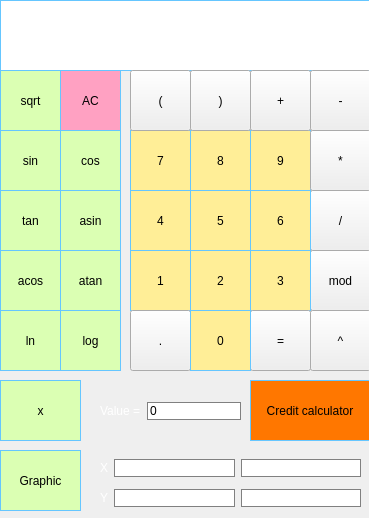
<?xml version="1.0" encoding="UTF-8"?>
<ui version="4.0">
 <class>MainWindow</class>
 <widget class="QMainWindow" name="MainWindow">
  <property name="geometry">
   <rect>
    <x>0</x>
    <y>0</y>
    <width>369</width>
    <height>518</height>
   </rect>
  </property>
  <property name="windowTitle">
   <string>MainWindow</string>
  </property>
  <widget class="QWidget" name="centralwidget">
   <widget class="QPushButton" name="pushButton_7">
    <property name="geometry">
     <rect>
      <x>130</x>
      <y>130</y>
      <width>61</width>
      <height>61</height>
     </rect>
    </property>
    <property name="styleSheet">
     <string notr="true">QPushButton {
	border: 1px solid rgb(101, 198, 255);
	color: black;
	background-color: rgb(255, 238, 151);
}
QPushButton:pressed {
	background-color: qlineargradient(x1: 0, y1:0, x2: 0, y2: 1, stop: 0 #ffc400, stop: 1 #ffff00);
}</string>
    </property>
    <property name="text">
     <string>7</string>
    </property>
   </widget>
   <widget class="QLabel" name="label">
    <property name="geometry">
     <rect>
      <x>0</x>
      <y>0</y>
      <width>371</width>
      <height>71</height>
     </rect>
    </property>
    <property name="font">
     <font>
      <family>Apple Symbols</family>
      <pointsize>24</pointsize>
      <bold>false</bold>
     </font>
    </property>
    <property name="styleSheet">
     <string notr="true">QLabel {
	border: 1px solid rgb(101, 198, 255);
	color: black;
	background-color: rgb(255, 255, 255);
}</string>
    </property>
    <property name="text">
     <string/>
    </property>
    <property name="alignment">
     <set>Qt::AlignRight|Qt::AlignTrailing|Qt::AlignVCenter</set>
    </property>
   </widget>
   <widget class="QPushButton" name="pushButton_8">
    <property name="geometry">
     <rect>
      <x>190</x>
      <y>130</y>
      <width>61</width>
      <height>61</height>
     </rect>
    </property>
    <property name="styleSheet">
     <string notr="true">QPushButton {
	border: 1px solid rgb(101, 198, 255);
	color: black;
	background-color: rgb(255, 238, 151);
}
QPushButton:pressed {
	background-color: qlineargradient(x1: 0, y1:0, x2: 0, y2: 1, stop: 0 #ffc400, stop: 1 #ffff00);
}</string>
    </property>
    <property name="text">
     <string>8</string>
    </property>
   </widget>
   <widget class="QPushButton" name="pushButton_9">
    <property name="geometry">
     <rect>
      <x>250</x>
      <y>130</y>
      <width>61</width>
      <height>61</height>
     </rect>
    </property>
    <property name="styleSheet">
     <string notr="true">QPushButton {
	border: 1px solid rgb(101, 198, 255);
	color: black;
	background-color: rgb(255, 238, 151);
}
QPushButton:pressed {
	background-color: qlineargradient(x1: 0, y1:0, x2: 0, y2: 1, stop: 0 #ffc400, stop: 1 #ffff00);
}</string>
    </property>
    <property name="text">
     <string>9</string>
    </property>
   </widget>
   <widget class="QPushButton" name="pushButton_div">
    <property name="geometry">
     <rect>
      <x>310</x>
      <y>190</y>
      <width>61</width>
      <height>61</height>
     </rect>
    </property>
    <property name="styleSheet">
     <string notr="true">QPushButton {
	border: 1px solid rgb(101, 198, 255);
	color: black;
	background-color: rgb(255, 210, 161);
}

QPushButton:pressed {
	background-color: qlineargradient(x1: 0, y1:0, x2: 0, y2: 1, stop: 0 #ff7700, stop: 1 #ffb700);
}

background-color: rgb(255, 165, 76);</string>
    </property>
    <property name="text">
     <string>/</string>
    </property>
   </widget>
   <widget class="QPushButton" name="pushButton_6">
    <property name="geometry">
     <rect>
      <x>250</x>
      <y>190</y>
      <width>61</width>
      <height>61</height>
     </rect>
    </property>
    <property name="styleSheet">
     <string notr="true">QPushButton {
	border: 1px solid rgb(101, 198, 255);
	color: black;
	background-color: rgb(255, 238, 151);
}
QPushButton:pressed {
	background-color: qlineargradient(x1: 0, y1:0, x2: 0, y2: 1, stop: 0 #ffc400, stop: 1 #ffff00);
}</string>
    </property>
    <property name="text">
     <string>6</string>
    </property>
   </widget>
   <widget class="QPushButton" name="pushButton_5">
    <property name="geometry">
     <rect>
      <x>190</x>
      <y>190</y>
      <width>61</width>
      <height>61</height>
     </rect>
    </property>
    <property name="styleSheet">
     <string notr="true">QPushButton {
	border: 1px solid rgb(101, 198, 255);
	color: black;
	background-color: rgb(255, 238, 151);
}
QPushButton:pressed {
	background-color: qlineargradient(x1: 0, y1:0, x2: 0, y2: 1, stop: 0 #ffc400, stop: 1 #ffff00);
}</string>
    </property>
    <property name="text">
     <string>5</string>
    </property>
   </widget>
   <widget class="QPushButton" name="pushButton_mod">
    <property name="geometry">
     <rect>
      <x>310</x>
      <y>250</y>
      <width>61</width>
      <height>61</height>
     </rect>
    </property>
    <property name="styleSheet">
     <string notr="true">QPushButton {
	border: 1px solid rgb(101, 198, 255);
	color: black;
	background-color: rgb(255, 210, 161);
}

QPushButton:pressed {
	background-color: qlineargradient(x1: 0, y1:0, x2: 0, y2: 1, stop: 0 #ff7700, stop: 1 #ffb700);
}

background-color: rgb(255, 165, 76);</string>
    </property>
    <property name="text">
     <string>mod</string>
    </property>
   </widget>
   <widget class="QPushButton" name="pushButton_4">
    <property name="geometry">
     <rect>
      <x>130</x>
      <y>190</y>
      <width>61</width>
      <height>61</height>
     </rect>
    </property>
    <property name="styleSheet">
     <string notr="true">QPushButton {
	border: 1px solid rgb(101, 198, 255);
	color: black;
	background-color: rgb(255, 238, 151);
}
QPushButton:pressed {
	background-color: qlineargradient(x1: 0, y1:0, x2: 0, y2: 1, stop: 0 #ffc400, stop: 1 #ffff00);
}</string>
    </property>
    <property name="text">
     <string>4</string>
    </property>
   </widget>
   <widget class="QPushButton" name="pushButton_3">
    <property name="geometry">
     <rect>
      <x>250</x>
      <y>250</y>
      <width>61</width>
      <height>61</height>
     </rect>
    </property>
    <property name="styleSheet">
     <string notr="true">QPushButton {
	border: 1px solid rgb(101, 198, 255);
	color: black;
	background-color: rgb(255, 238, 151);
}
QPushButton:pressed {
	background-color: qlineargradient(x1: 0, y1:0, x2: 0, y2: 1, stop: 0 #ffc400, stop: 1 #ffff00);
}</string>
    </property>
    <property name="text">
     <string>3</string>
    </property>
   </widget>
   <widget class="QPushButton" name="pushButton_2">
    <property name="geometry">
     <rect>
      <x>190</x>
      <y>250</y>
      <width>61</width>
      <height>61</height>
     </rect>
    </property>
    <property name="styleSheet">
     <string notr="true">QPushButton {
	border: 1px solid rgb(101, 198, 255);
	color: black;
	background-color: rgb(255, 238, 151);
}
QPushButton:pressed {
	background-color: qlineargradient(x1: 0, y1:0, x2: 0, y2: 1, stop: 0 #ffc400, stop: 1 #ffff00);
}</string>
    </property>
    <property name="text">
     <string>2</string>
    </property>
   </widget>
   <widget class="QPushButton" name="pushButton_pow">
    <property name="geometry">
     <rect>
      <x>310</x>
      <y>310</y>
      <width>61</width>
      <height>61</height>
     </rect>
    </property>
    <property name="styleSheet">
     <string notr="true">QPushButton {
	border: 1px solid rgb(101, 198, 255);
	color: black;
	background-color: rgb(255, 210, 161);
}

QPushButton:pressed {
	background-color: qlineargradient(x1: 0, y1:0, x2: 0, y2: 1, stop: 0 #ff7700, stop: 1 #ffb700);
}

background-color: rgb(255, 165, 76);</string>
    </property>
    <property name="text">
     <string>^</string>
    </property>
   </widget>
   <widget class="QPushButton" name="pushButton_1">
    <property name="geometry">
     <rect>
      <x>130</x>
      <y>250</y>
      <width>61</width>
      <height>61</height>
     </rect>
    </property>
    <property name="styleSheet">
     <string notr="true">QPushButton {
	border: 1px solid rgb(101, 198, 255);
	color: black;
	background-color: rgb(255, 238, 151);
}
QPushButton:pressed {
	background-color: qlineargradient(x1: 0, y1:0, x2: 0, y2: 1, stop: 0 #ffc400, stop: 1 #ffff00);
}</string>
    </property>
    <property name="text">
     <string>1</string>
    </property>
   </widget>
   <widget class="QPushButton" name="pushButton_dot">
    <property name="geometry">
     <rect>
      <x>130</x>
      <y>310</y>
      <width>61</width>
      <height>61</height>
     </rect>
    </property>
    <property name="styleSheet">
     <string notr="true">QPushButton {
	border: 1px solid rgb(101, 198, 255);
	color: black;
	background-color: rgb(255, 210, 161);
}

QPushButton:pressed {
	background-color: qlineargradient(x1: 0, y1:0, x2: 0, y2: 1, stop: 0 #ff7700, stop: 1 #ffb700);
}

background-color: rgb(255, 165, 76);</string>
    </property>
    <property name="text">
     <string>.</string>
    </property>
   </widget>
   <widget class="QPushButton" name="pushButton_result">
    <property name="geometry">
     <rect>
      <x>250</x>
      <y>310</y>
      <width>61</width>
      <height>61</height>
     </rect>
    </property>
    <property name="styleSheet">
     <string notr="true">QPushButton {
	border: 1px solid rgb(101, 198, 255);
	color: black;
	background-color: rgb(255, 210, 161);
}

QPushButton:pressed {
	background-color: qlineargradient(x1: 0, y1:0, x2: 0, y2: 1, stop: 0 #ff7700, stop: 1 #ffb700);
}

background-color: rgb(255, 165, 76);</string>
    </property>
    <property name="text">
     <string>=</string>
    </property>
   </widget>
   <widget class="QPushButton" name="pushButton_0">
    <property name="geometry">
     <rect>
      <x>190</x>
      <y>310</y>
      <width>61</width>
      <height>61</height>
     </rect>
    </property>
    <property name="styleSheet">
     <string notr="true">QPushButton {
	border: 1px solid rgb(101, 198, 255);
	color: black;
	background-color: rgb(255, 238, 151);
}
QPushButton:pressed {
	background-color: qlineargradient(x1: 0, y1:0, x2: 0, y2: 1, stop: 0 #ffc400, stop: 1 #ffff00);
}</string>
    </property>
    <property name="text">
     <string>0</string>
    </property>
   </widget>
   <widget class="QPushButton" name="pushButton_delete">
    <property name="geometry">
     <rect>
      <x>60</x>
      <y>70</y>
      <width>61</width>
      <height>61</height>
     </rect>
    </property>
    <property name="styleSheet">
     <string notr="true">QPushButton {
	border: 1px solid rgb(101, 198, 255);
	color: black;
	background-color: rgb(255, 161, 194);
}

QPushButton:pressed {
	background-color: qlineargradient(x1: 0, y1:0, x2: 0, y2: 1, stop: 0 #b831c4, stop: 1 #c43169);
}</string>
    </property>
    <property name="text">
     <string>AC</string>
    </property>
   </widget>
   <widget class="QPushButton" name="pushButton_plus">
    <property name="geometry">
     <rect>
      <x>250</x>
      <y>70</y>
      <width>61</width>
      <height>61</height>
     </rect>
    </property>
    <property name="styleSheet">
     <string notr="true">QPushButton {
	border: 1px solid rgb(101, 198, 255);
	color: black;
	background-color: rgb(255, 210, 161);
}

QPushButton:pressed {
	background-color: qlineargradient(x1: 0, y1:0, x2: 0, y2: 1, stop: 0 #ff7700, stop: 1 #ffb700);
}

background-color: rgb(255, 165, 76);</string>
    </property>
    <property name="text">
     <string>+</string>
    </property>
   </widget>
   <widget class="QPushButton" name="pushButton_minus">
    <property name="geometry">
     <rect>
      <x>310</x>
      <y>70</y>
      <width>61</width>
      <height>61</height>
     </rect>
    </property>
    <property name="styleSheet">
     <string notr="true">QPushButton {
	border: 1px solid rgb(101, 198, 255);
	color: black;
	background-color: rgb(255, 210, 161);
}

QPushButton:pressed {
	background-color: qlineargradient(x1: 0, y1:0, x2: 0, y2: 1, stop: 0 #ff7700, stop: 1 #ffb700);
}

background-color: rgb(255, 165, 76);</string>
    </property>
    <property name="text">
     <string>-</string>
    </property>
   </widget>
   <widget class="QPushButton" name="pushButton_mul">
    <property name="geometry">
     <rect>
      <x>310</x>
      <y>130</y>
      <width>61</width>
      <height>61</height>
     </rect>
    </property>
    <property name="styleSheet">
     <string notr="true">QPushButton {
	border: 1px solid rgb(101, 198, 255);
	color: black;
	background-color: rgb(255, 210, 161);
}

QPushButton:pressed {
	background-color: qlineargradient(x1: 0, y1:0, x2: 0, y2: 1, stop: 0 #ff7700, stop: 1 #ffb700);
}

background-color: rgb(255, 165, 76);</string>
    </property>
    <property name="text">
     <string>*</string>
    </property>
   </widget>
   <widget class="QPushButton" name="pushButton_asin">
    <property name="geometry">
     <rect>
      <x>60</x>
      <y>190</y>
      <width>61</width>
      <height>61</height>
     </rect>
    </property>
    <property name="styleSheet">
     <string notr="true">QPushButton {
	border: 1px solid rgb(101, 198, 255);
	color: black;
	background-color: rgb(219, 255, 179);
}

QPushButton:pressed {
	background-color: qlineargradient(x1: 0, y1:0, x2: 0, y2: 1, stop: 0 #b4f564, stop: 1 #69f564);
}</string>
    </property>
    <property name="text">
     <string>asin</string>
    </property>
   </widget>
   <widget class="QPushButton" name="pushButton_tan">
    <property name="geometry">
     <rect>
      <x>0</x>
      <y>190</y>
      <width>61</width>
      <height>61</height>
     </rect>
    </property>
    <property name="styleSheet">
     <string notr="true">QPushButton {
	border: 1px solid rgb(101, 198, 255);
	color: black;
	background-color: rgb(219, 255, 179);
}

QPushButton:pressed {
	background-color: qlineargradient(x1: 0, y1:0, x2: 0, y2: 1, stop: 0 #b4f564, stop: 1 #69f564);
}</string>
    </property>
    <property name="text">
     <string>tan</string>
    </property>
   </widget>
   <widget class="QPushButton" name="pushButton_sin">
    <property name="geometry">
     <rect>
      <x>0</x>
      <y>130</y>
      <width>61</width>
      <height>61</height>
     </rect>
    </property>
    <property name="styleSheet">
     <string notr="true">QPushButton {
	border: 1px solid rgb(101, 198, 255);
	color: black;
	background-color: rgb(219, 255, 179);
}

QPushButton:pressed {
	background-color: qlineargradient(x1: 0, y1:0, x2: 0, y2: 1, stop: 0 #b4f564, stop: 1 #69f564);
}</string>
    </property>
    <property name="text">
     <string>sin</string>
    </property>
   </widget>
   <widget class="QPushButton" name="pushButton_cos">
    <property name="geometry">
     <rect>
      <x>60</x>
      <y>130</y>
      <width>61</width>
      <height>61</height>
     </rect>
    </property>
    <property name="styleSheet">
     <string notr="true">QPushButton {
	border: 1px solid rgb(101, 198, 255);
	color: black;
	background-color: rgb(219, 255, 179);
}

QPushButton:pressed {
	background-color: qlineargradient(x1: 0, y1:0, x2: 0, y2: 1, stop: 0 #b4f564, stop: 1 #69f564);
}</string>
    </property>
    <property name="text">
     <string>cos</string>
    </property>
   </widget>
   <widget class="QPushButton" name="pushButton_acos">
    <property name="geometry">
     <rect>
      <x>0</x>
      <y>250</y>
      <width>61</width>
      <height>61</height>
     </rect>
    </property>
    <property name="styleSheet">
     <string notr="true">QPushButton {
	border: 1px solid rgb(101, 198, 255);
	color: black;
	background-color: rgb(219, 255, 179);
}

QPushButton:pressed {
	background-color: qlineargradient(x1: 0, y1:0, x2: 0, y2: 1, stop: 0 #b4f564, stop: 1 #69f564);
}</string>
    </property>
    <property name="text">
     <string>acos</string>
    </property>
   </widget>
   <widget class="QPushButton" name="pushButton_log">
    <property name="geometry">
     <rect>
      <x>60</x>
      <y>310</y>
      <width>61</width>
      <height>61</height>
     </rect>
    </property>
    <property name="styleSheet">
     <string notr="true">QPushButton {
	border: 1px solid rgb(101, 198, 255);
	color: black;
	background-color: rgb(219, 255, 179);
}

QPushButton:pressed {
	background-color: qlineargradient(x1: 0, y1:0, x2: 0, y2: 1, stop: 0 #b4f564, stop: 1 #69f564);
}</string>
    </property>
    <property name="text">
     <string>log</string>
    </property>
   </widget>
   <widget class="QPushButton" name="pushButton_ln">
    <property name="geometry">
     <rect>
      <x>0</x>
      <y>310</y>
      <width>61</width>
      <height>61</height>
     </rect>
    </property>
    <property name="styleSheet">
     <string notr="true">QPushButton {
	border: 1px solid rgb(101, 198, 255);
	color: black;
	background-color: rgb(219, 255, 179);
}

QPushButton:pressed {
	background-color: qlineargradient(x1: 0, y1:0, x2: 0, y2: 1, stop: 0 #b4f564, stop: 1 #69f564);
}</string>
    </property>
    <property name="text">
     <string>ln</string>
    </property>
   </widget>
   <widget class="QPushButton" name="pushButton_atan">
    <property name="geometry">
     <rect>
      <x>60</x>
      <y>250</y>
      <width>61</width>
      <height>61</height>
     </rect>
    </property>
    <property name="styleSheet">
     <string notr="true">QPushButton {
	border: 1px solid rgb(101, 198, 255);
	color: black;
	background-color: rgb(219, 255, 179);
}

QPushButton:pressed {
	background-color: qlineargradient(x1: 0, y1:0, x2: 0, y2: 1, stop: 0 #b4f564, stop: 1 #69f564);
}</string>
    </property>
    <property name="text">
     <string>atan</string>
    </property>
   </widget>
   <widget class="QPushButton" name="pushButton_x">
    <property name="geometry">
     <rect>
      <x>0</x>
      <y>380</y>
      <width>81</width>
      <height>61</height>
     </rect>
    </property>
    <property name="styleSheet">
     <string notr="true">QPushButton {
	border: 1px solid rgb(101, 198, 255);
	color: black;
	background-color: rgb(219, 255, 179);
}

QPushButton:pressed {
	background-color: qlineargradient(x1: 0, y1:0, x2: 0, y2: 1, stop: 0 #b4f564, stop: 1 #69f564);
}</string>
    </property>
    <property name="text">
     <string>x</string>
    </property>
   </widget>
   <widget class="QPushButton" name="pushButton_open_bracket">
    <property name="geometry">
     <rect>
      <x>130</x>
      <y>70</y>
      <width>61</width>
      <height>61</height>
     </rect>
    </property>
    <property name="styleSheet">
     <string notr="true">QPushButton {
	border: 1px solid rgb(101, 198, 255);
	color: black;
	background-color: rgb(255, 210, 161);
}

QPushButton:pressed {
	background-color: qlineargradient(x1: 0, y1:0, x2: 0, y2: 1, stop: 0 #ff7700, stop: 1 #ffb700);
}

background-color: rgb(255, 165, 76);</string>
    </property>
    <property name="text">
     <string>(</string>
    </property>
   </widget>
   <widget class="QPushButton" name="pushButton_close_bracket">
    <property name="geometry">
     <rect>
      <x>190</x>
      <y>70</y>
      <width>61</width>
      <height>61</height>
     </rect>
    </property>
    <property name="styleSheet">
     <string notr="true">QPushButton {
	border: 1px solid rgb(101, 198, 255);
	color: black;
	background-color: rgb(255, 210, 161);
}

QPushButton:pressed {
	background-color: qlineargradient(x1: 0, y1:0, x2: 0, y2: 1, stop: 0 #ff7700, stop: 1 #ffb700);
}

background-color: rgb(255, 165, 76);</string>
    </property>
    <property name="text">
     <string>)</string>
    </property>
   </widget>
   <widget class="QWidget" name="gridLayoutWidget">
    <property name="geometry">
     <rect>
      <x>369</x>
      <y>-1</y>
      <width>371</width>
      <height>371</height>
     </rect>
    </property>
    <layout class="QGridLayout" name="gridLayout"/>
   </widget>
   <widget class="QPushButton" name="pushButton_sqrt">
    <property name="geometry">
     <rect>
      <x>0</x>
      <y>70</y>
      <width>61</width>
      <height>61</height>
     </rect>
    </property>
    <property name="styleSheet">
     <string notr="true">QPushButton {
	border: 1px solid rgb(101, 198, 255);
	color: black;
	background-color: rgb(219, 255, 179);
}

QPushButton:pressed {
	background-color: qlineargradient(x1: 0, y1:0, x2: 0, y2: 1, stop: 0 #b4f564, stop: 1 #69f564);
}</string>
    </property>
    <property name="text">
     <string>sqrt</string>
    </property>
   </widget>
   <widget class="QPushButton" name="pushButton_credit_calculate">
    <property name="geometry">
     <rect>
      <x>250</x>
      <y>380</y>
      <width>120</width>
      <height>61</height>
     </rect>
    </property>
    <property name="styleSheet">
     <string notr="true">QPushButton {
	border: 1px solid rgb(101, 198, 255);
	color: black;
	background-color:#ff7700;
}

QPushButton:pressed {
	background-color: qlineargradient(x1: 0, y1:0, x2: 0, y2: 1, stop: 0 #ff0000, stop: 1 #ff7300);
}</string>
    </property>
    <property name="text">
     <string>Credit calculator</string>
    </property>
   </widget>
   <widget class="QPushButton" name="pushButton_graphic">
    <property name="geometry">
     <rect>
      <x>0</x>
      <y>450</y>
      <width>81</width>
      <height>61</height>
     </rect>
    </property>
    <property name="styleSheet">
     <string notr="true">QPushButton {
	border: 1px solid rgb(101, 198, 255);
	color: black;
	background-color: rgb(219, 255, 179);
}

QPushButton:pressed {
	background-color: qlineargradient(x1: 0, y1:0, x2: 0, y2: 1, stop: 0 #b4f564, stop: 1 #69f564);
}</string>
    </property>
    <property name="text">
     <string>Graphic</string>
    </property>
   </widget>
   <widget class="QWidget" name="horizontalLayoutWidget">
    <property name="geometry">
     <rect>
      <x>100</x>
      <y>400</y>
      <width>141</width>
      <height>22</height>
     </rect>
    </property>
    <layout class="QHBoxLayout" name="horizontalLayout">
     <item>
      <widget class="QLabel" name="label_4">
       <property name="styleSheet">
        <string notr="true">QLabel {
	color: white;
}</string>
       </property>
       <property name="text">
        <string>Value =</string>
       </property>
      </widget>
     </item>
     <item>
      <widget class="QLineEdit" name="lineEdit_value">
       <property name="styleSheet">
        <string notr="true">QLineEdit {
	background-color: white;
	color: black;
	border: 1px solid grey;
}</string>
       </property>
       <property name="text">
        <string>0</string>
       </property>
      </widget>
     </item>
    </layout>
   </widget>
   <widget class="QWidget" name="layoutWidget">
    <property name="geometry">
     <rect>
      <x>100</x>
      <y>453</y>
      <width>261</width>
      <height>61</height>
     </rect>
    </property>
    <layout class="QGridLayout" name="gridLayout_2">
     <item row="0" column="1">
      <widget class="QLineEdit" name="lineEdit_x_start">
       <property name="styleSheet">
        <string notr="true">QLineEdit {
	background-color: white;
	color: black;
	border: 1px solid grey;
}</string>
       </property>
      </widget>
     </item>
     <item row="1" column="1">
      <widget class="QLineEdit" name="lineEdit_y_start">
       <property name="styleSheet">
        <string notr="true">QLineEdit {
	background-color: white;
	color: black;
	border: 1px solid grey;
}</string>
       </property>
      </widget>
     </item>
     <item row="1" column="2">
      <widget class="QLineEdit" name="lineEdit_y_end">
       <property name="styleSheet">
        <string notr="true">QLineEdit {
	background-color: white;
	color: black;
	border: 1px solid grey;
}</string>
       </property>
      </widget>
     </item>
     <item row="0" column="2">
      <widget class="QLineEdit" name="lineEdit_x_end">
       <property name="styleSheet">
        <string notr="true">QLineEdit {
	background-color: white;
	color: black;
	border: 1px solid grey;
}</string>
       </property>
      </widget>
     </item>
     <item row="0" column="0">
      <widget class="QLabel" name="label_2">
       <property name="styleSheet">
        <string notr="true">QLabel {
	color: white;
}</string>
       </property>
       <property name="text">
        <string>X</string>
       </property>
      </widget>
     </item>
     <item row="1" column="0">
      <widget class="QLabel" name="label_3">
       <property name="styleSheet">
        <string notr="true">QLabel {
	color: white;
}</string>
       </property>
       <property name="text">
        <string>Y</string>
       </property>
      </widget>
     </item>
    </layout>
   </widget>
  </widget>
 </widget>
 <resources/>
 <connections/>
</ui>
